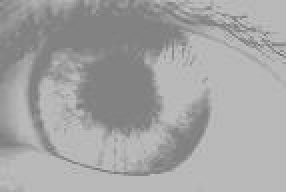
#> input picture Images/eye1.jpg, 143 x 96 px, found by its file name (shown 2 times larger)
$ python thresholding.py
#> lines starting #> are read from the running program, lines starting #| are printed output that depends on the picture
# -*- coding: utf-8 -*-

import cv2
import numpy as np
from matplotlib import pyplot as plt

def main():
    path="C:/Users/Danish/Desktop/DIVP/Images/eye1.jpg"
    img = cv2.imread(path,0)
#> img is the input picture: shape (96, 143); min 105, max 203, mean 163.8
    plt.hist(img.ravel(),255,[0,255])
    plt.show()
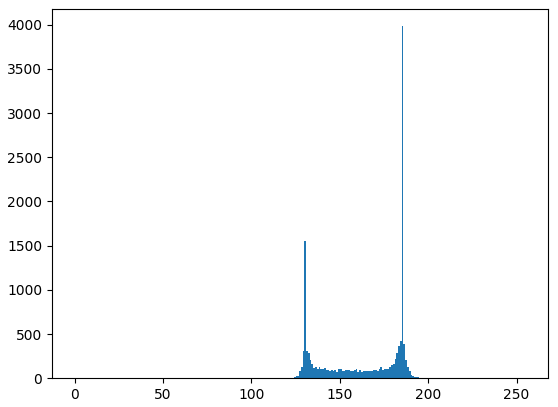
#> figure drawn by matplotlib, 1 panel; tallest bar 3982 high, from x = 185 to 186

    #thresholding: 2nd arg= threshold value, 3rd arg=max value to be given to pixel above threshold
    thr=int(input("Enter the threshold: "))
#> the answer given: 100
    ret,thresh = cv2.threshold(img,thr,255,cv2.THRESH_BINARY)
#> thresh: shape (96, 143); every value is 255
#> ret = 100


    '''
    imghist=plt.hist(img.ravel(),255,[0,255])
    threshimg=plt.hist(thresh.ravel(),255,[0,255])
    '''

    plt.subplot(1,2,1),plt.imshow(img,'gray')
    plt.title('Original Image')
    plt.xticks([]),plt.yticks([])

    plt.subplot(1,2,2),plt.imshow(thresh,'gray')
    plt.title('Global Threshold Image')
    plt.xticks([]),plt.yticks([])
    '''
    plt.subplot(2,2,3),plt.imshow(imghist,'gray')
    plt.title('GLobal Threshold Image')
    plt.xticks([]),plt.yticks([])

    plt.subplot(2,2,4),plt.imshow(imghist,'gray')
    plt.title('GLobal Threshold Image')
    plt.xticks([]),plt.yticks([])
'''
    plt.show()
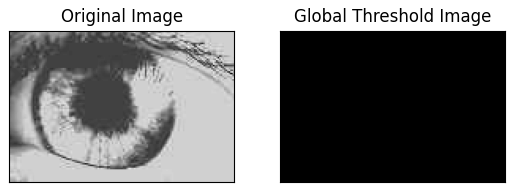
#> figure drawn by matplotlib, 2 panels


main()
